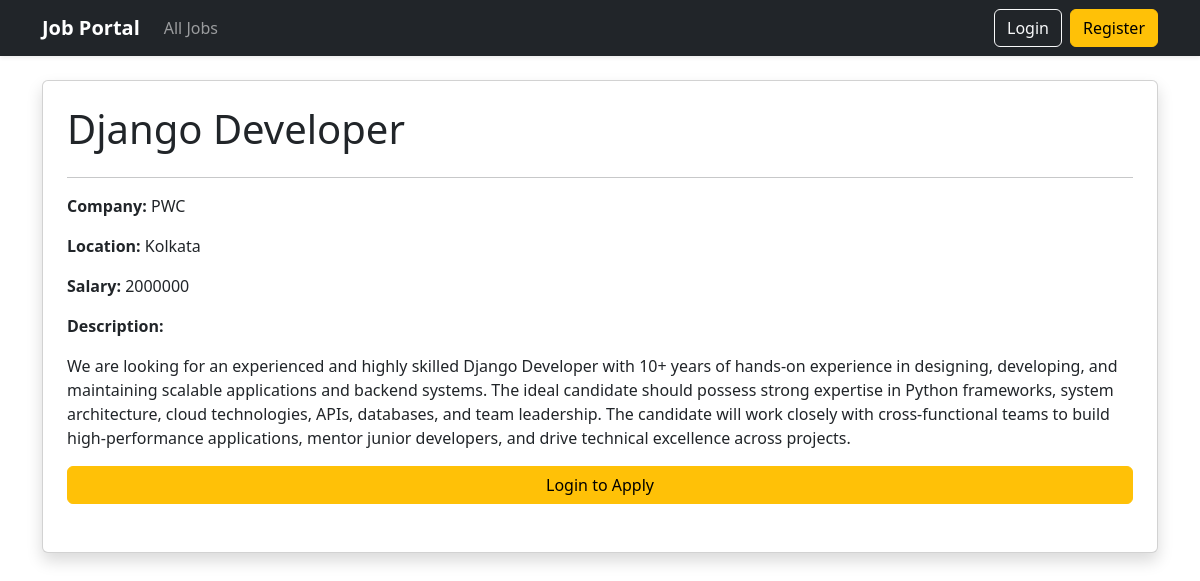
The app's page /jobs/2/ with its own data.
### jobs/models.py (models this page shows, shortened)
class Job(models.Model):
    posted_by = models.ForeignKey(
        User, on_delete=models.CASCADE, related_name="posted_jobs", null=True
    )
    title = models.CharField(max_length=200)
    company_name = models.CharField(max_length=200)
    location = models.CharField(max_length=200)
    salary = models.CharField(max_length=100)
    description = models.TextField()
    saved_by = models.ManyToManyField(User, related_name="saved_jobs", blank=True)
    created_at = models.DateTimeField(auto_now_add=True)

### jobs/views.py (the view)
# urls.py: path("<int:pk>/", views.JobDetailView.as_view(), name="job_detail"),
class JobDetailView(DetailView):
    model = Job
    template_name = "jobs/job_detail.html"
    context_object_name = "job"
    def get_context_data(self, **kwargs):
        context = super().get_context_data(**kwargs)
        job = self.get_object()
        user_application_exists = False
        if self.request.user.is_authenticated:
            user_application_exists = Application.objects.filter(
                user=self.request.user, job=job
            ).exists()
        context["user_application_exists"] = user_application_exists
        return context

### jobs/templates/jobs/job_detail.html (shortened to what this page needs)
{% extends "base.html" %}
{% block content %}
<div class="card shadow p-4">
    <h1>{{ job.title }}</h1>
    <hr>
    <p>
        <strong>Company:</strong>
        {{ job.company_name }}
    </p>
    <p>
        <strong>Location:</strong>
        {{ job.location }}
    </p>
    <p>
        <strong>Salary:</strong>
        {{ job.salary }}
    </p>
    <p>
        <strong>Description:</strong>
    </p>
    <p>
        {{ job.description }}
    </p>
{% if user.profile.role != "recruiter" %}
    {% if user.is_authenticated  %}
        {% if user_application_exists %}
            <button class="btn btn-success" disabled>
                Already Applied
            </button>
        {% else %}
            <a href="{% url 'apply_job' job.id %}"
            class="btn btn-primary">
                Apply Now
            </a>
        {% endif %}
    {% else %}
        <a href="{% url 'login' %}"
        class="btn btn-warning">
            Login to Apply
        </a>
    {% endif %}
        <br>
{% endif %}
</div>
{% endblock %}

### records on screen
Job: title "Django Developer", company_name "PWC", location "Kolkata", salary "2000000", description "We are looking for an experienced and highly skilled Django Developer with 10+ years of hands-on experience in designing, developing, and maintaining scalable applications and backend systems. The ideal candidate should possess strong expertise in Python frameworks, system architecture, cloud technologies, APIs, databases, and team leadership. The candidate will work closely with cross-functional teams to build high-performance applications, mentor junior developers, and drive technical excellence across projects."
